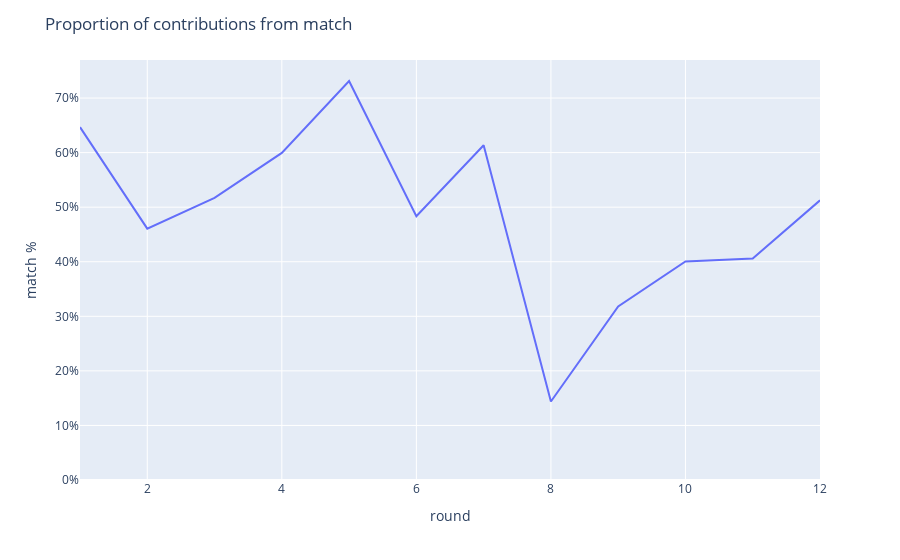

This figure's notebook cell:
### Code cell
fig = px.line(
    df_round,
    x='round_number',
    y='match_proportion'
)

fig.update_layout({
    'showlegend': False,
    'title': 'Proportion of contributions from match',
    'xaxis_title': 'round',
    'yaxis_title': 'match %',
    'yaxis_tickformat': ',.0%',
    'yaxis_rangemode': 'tozero'
})

fig.show()

### Figure 1 — Plotly figure (JSON) as saved in the notebook; plotly's stock layout.template omitted (floating-point values rounded to 4 significant figures)
{"data": [{"hovertemplate": "round_number=%{x}<br>match_proportion=%{y}<extra></extra>", "legendgroup": "", "line": {"color": "#636efa", "dash": "solid"}, "marker": {"symbol": "circle"}, "mode": "lines", "name": "", "orientation": "v", "showlegend": false, "type": "scatter", "x": [1, 2, 3, 4, 5, 6, 7, 8, 9, 10, 11, 12], "xaxis": "x", "y": [0.6466, 0.4606, 0.5172, 0.5994, 0.7313, 0.4833, 0.6135, 0.1439, 0.318, 0.4006, 0.406, 0.5126], "yaxis": "y"}], "layout": {"legend": {"tracegroupgap": 0}, "margin": {"t": 60}, "showlegend": false, "title": {"text": "Proportion of contributions from match"}, "xaxis": {"anchor": "y", "domain": [0, 1], "title": {"text": "round"}}, "yaxis": {"anchor": "x", "domain": [0, 1], "rangemode": "tozero", "tickformat": ",.0%", "title": {"text": "match %"}}}}
